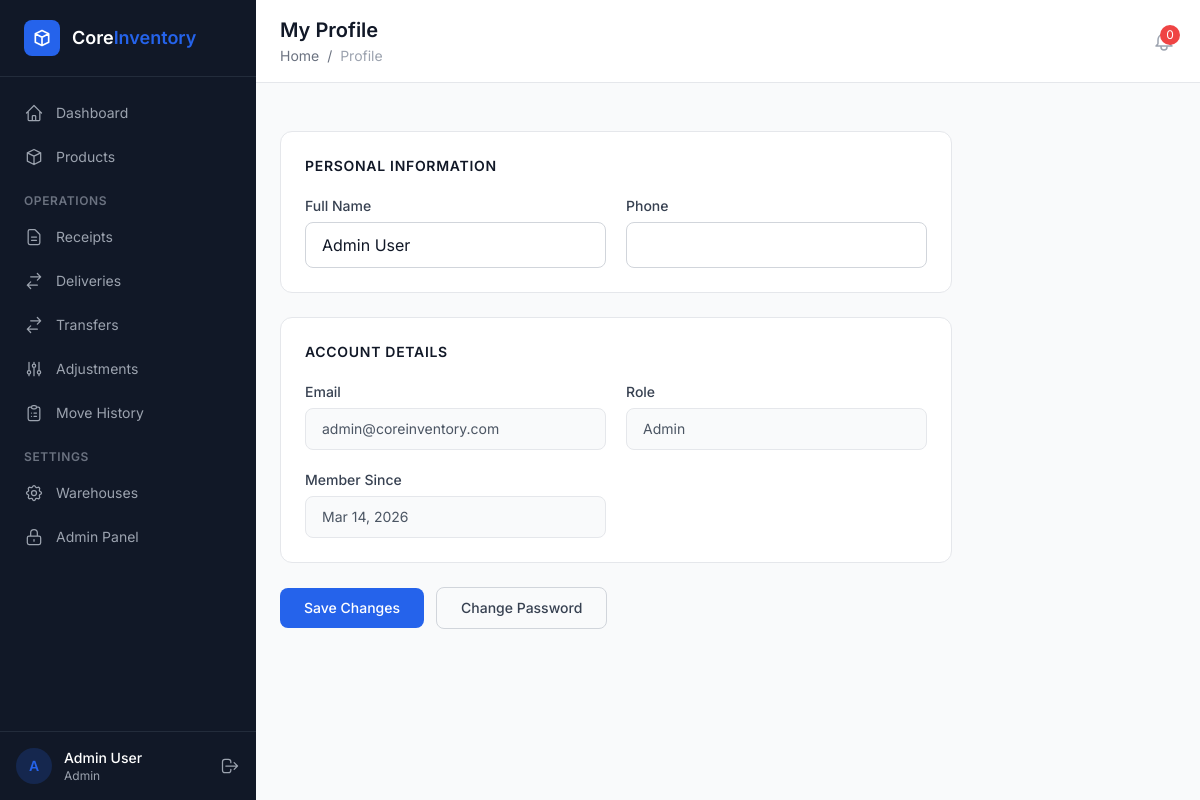
Page /accounts/profile/ (signed in) on the committed database.
### apps/accounts/models.py (models this page shows, shortened)
class CustomUser(AbstractUser):
    username = None  # Remove username field
    email = models.EmailField('email address', unique=True)
    full_name = models.CharField(max_length=255, blank=True)
    phone = models.CharField(max_length=20, blank=True)
    avatar = models.ImageField(upload_to='avatars/', blank=True, null=True)
    role = models.ForeignKey(
        'access.Role',
        on_delete=models.SET_NULL,
        null=True,
        blank=True,
        related_name='users',
    )
    warehouse = models.ForeignKey(
        'warehouses.Warehouse',
        on_delete=models.SET_NULL,
        null=True,
        blank=True,
        related_name='users',
        help_text='Restricts user to one warehouse',
    )
    USERNAME_FIELD = 'email'
    REQUIRED_FIELDS = ['full_name']
    class Meta:
        verbose_name = 'User'
        verbose_name_plural = 'Users'
        ordering = ['-date_joined']

### apps/access/models.py (models this page shows, shortened)
class Role(models.Model):
    name = models.CharField(max_length=100, unique=True)
    description = models.TextField(blank=True)
    is_system_role = models.BooleanField(
        default=False,
        help_text='System roles cannot be deleted.',
    )
    created_at = models.DateTimeField(auto_now_add=True)
    class Meta:
        ordering = ['name']

### apps/accounts/views.py (the view, shortened to what this page needs)
# urls.py: path('profile/', views.profile_view, name='profile'),
@login_required
def profile_view(request):
    user = request.user
    return render(request, 'account/profile.html', {'profile_user': user})

### apps/access/templatetags/access_tags.py (called while the page is built)
@register.simple_tag
def has_permission(user, codename):
    return has_user_permission(user, codename)

### templates/account/profile.html (shortened to what this page needs)
{% extends "base.html" %}
{% block page_title %}My Profile{% endblock %}
{% block breadcrumb %}<a href="/dashboard/" class="hover:text-primary">Home</a> <span class="mx-1">/</span> <span class="text-gray-400">Profile</span>{% endblock %}
{% block content %}
<div class="max-w-2xl">
    <form method="POST" class="space-y-6">
        <div class="bg-white rounded-xl border border-gray-200 p-6">
            <h3 class="text-sm font-semibold text-gray-900 uppercase tracking-wider mb-5">Personal Information</h3>
            <div class="grid grid-cols-1 md:grid-cols-2 gap-5">
                <div>
                    <label for="id_full_name" class="block text-sm font-medium text-gray-700 mb-1.5">Full Name</label>
                    <input type="text" name="full_name" id="id_full_name"
                           value="{{ profile_user.full_name }}"
                           class="w-full px-4 py-2.5 border border-gray-300 rounded-lg text-gray-900 focus:outline-none focus:ring-2 focus:ring-blue-500 focus:border-transparent transition-all">
                </div>
                <div>
                    <label for="id_phone" class="block text-sm font-medium text-gray-700 mb-1.5">Phone</label>
                    <input type="tel" name="phone" id="id_phone"
                           value="{{ profile_user.phone }}"
                           class="w-full px-4 py-2.5 border border-gray-300 rounded-lg text-gray-900 focus:outline-none focus:ring-2 focus:ring-blue-500 focus:border-transparent transition-all">
                </div>
            </div>
        </div>
        <div class="bg-white rounded-xl border border-gray-200 p-6">
            <h3 class="text-sm font-semibold text-gray-900 uppercase tracking-wider mb-5">Account Details</h3>
            <div class="grid grid-cols-1 md:grid-cols-2 gap-5">
                <div>
                    <label class="block text-sm font-medium text-gray-700 mb-1.5">Email</label>
                    <p class="px-4 py-2.5 bg-gray-50 border border-gray-200 rounded-lg text-gray-600 text-sm">{{ profile_user.email }}</p>
                </div>
                <div>
                    <label class="block text-sm font-medium text-gray-700 mb-1.5">Role</label>
                    <p class="px-4 py-2.5 bg-gray-50 border border-gray-200 rounded-lg text-gray-600 text-sm">{{ profile_user.role.name|default:"No Role Assigned" }}</p>
                </div>
                <div>
                    <label class="block text-sm font-medium text-gray-700 mb-1.5">Member Since</label>
                    <p class="px-4 py-2.5 bg-gray-50 border border-gray-200 rounded-lg text-gray-600 text-sm">{{ profile_user.date_joined|date:"M d, Y" }}</p>
                </div>
            </div>
        </div>
        <div class="flex items-center gap-3">
            <button type="submit"
                    class="px-6 py-2.5 bg-blue-600 hover:bg-blue-700 text-white font-medium rounded-lg transition-all duration-200 text-sm">
                Save Changes
            </button>
            <a href="/accounts/password/change/"
               class="px-6 py-2.5 border border-gray-300 hover:border-gray-400 text-gray-700 font-medium rounded-lg transition-all duration-200 text-sm">
                Change Password
            </a>
        </div>
    </form>
</div>
{% endblock %}

### templates/base.html (shortened to what this page needs)
<!DOCTYPE html>
<html lang="en">
<head>
    <script src="https://cdn.tailwindcss.com"></script>
</head>
<body class="bg-content-bg min-h-screen">
    {% if user.is_authenticated %}
    <div class="flex min-h-screen">
        <aside class="w-64 bg-sidebar-bg text-sidebar-text flex flex-col fixed h-full z-30" x-data="{ open: true }">
            <div class="flex items-center gap-3 px-6 py-5 border-b border-gray-700/50">
                <div class="w-9 h-9 bg-primary rounded-lg flex items-center justify-center">
                    <svg class="w-5 h-5 text-white" fill="none" stroke="currentColor" viewBox="0 0 24 24">
                        <path stroke-linecap="round" stroke-linejoin="round" stroke-width="2" d="M20 7l-8-4-8 4m16 0l-8 4m8-4v10l-8 4m0-10L4 7m8 4v10M4 7v10l8 4"/>
                    </svg>
                </div>
                <div>
                    <span class="text-white font-semibold text-lg">Core</span><span class="text-primary font-semibold text-lg">Inventory</span>
                </div>
            </div>
            <nav class="flex-1 px-3 py-4 space-y-1 overflow-y-auto">
                <a href="/dashboard/" class="sidebar-link flex items-center gap-3 px-3 py-2.5 rounded-lg text-sm {% if request.path == '/dashboard/' %}active text-white{% endif %}">
                    <svg class="w-5 h-5" fill="none" stroke="currentColor" viewBox="0 0 24 24"><path stroke-linecap="round" stroke-linejoin="round" stroke-width="1.5" d="M3 12l2-2m0 0l7-7 7 7M5 10v10a1 1 0 001 1h3m10-11l2 2m-2-2v10a1 1 0 01-1 1h-3m-6 0a1 1 0 001-1v-4a1 1 0 011-1h2a1 1 0 011 1v4a1 1 0 001 1m-6 0h6"/></svg>
                    Dashboard
                </a>
                <a href="/products/" class="sidebar-link flex items-center gap-3 px-3 py-2.5 rounded-lg text-sm {% if '/products/' in request.path %}active text-white{% endif %}">
                    <svg class="w-5 h-5" fill="none" stroke="currentColor" viewBox="0 0 24 24"><path stroke-linecap="round" stroke-linejoin="round" stroke-width="1.5" d="M20 7l-8-4-8 4m16 0l-8 4m8-4v10l-8 4m0-10L4 7m8 4v10M4 7v10l8 4"/></svg>
                    Products
                </a>
                <div class="pt-3 pb-1 px-3">
                    <p class="text-xs font-semibold uppercase tracking-wider text-gray-500">Operations</p>
                </div>
                <a href="/receipts/" class="sidebar-link flex items-center gap-3 px-3 py-2.5 rounded-lg text-sm {% if '/receipts/' in request.path %}active text-white{% endif %}">
                    <svg class="w-5 h-5" fill="none" stroke="currentColor" viewBox="0 0 24 24"><path stroke-linecap="round" stroke-linejoin="round" stroke-width="1.5" d="M9 12h6m-6 4h6m2 5H7a2 2 0 01-2-2V5a2 2 0 012-2h5.586a1 1 0 01.707.293l5.414 5.414a1 1 0 01.293.707V19a2 2 0 01-2 2z"/></svg>
                    Receipts
                </a>
                <a href="/deliveries/" class="sidebar-link flex items-center gap-3 px-3 py-2.5 rounded-lg text-sm {% if '/deliveries/' in request.path %}active text-white{% endif %}">
                    <svg class="w-5 h-5" fill="none" stroke="currentColor" viewBox="0 0 24 24"><path stroke-linecap="round" stroke-linejoin="round" stroke-width="1.5" d="M8 7h12m0 0l-4-4m4 4l-4 4m0 6H4m0 0l4 4m-4-4l4-4"/></svg>
                    Deliveries
                </a>
                <a href="/transfers/" class="sidebar-link flex items-center gap-3 px-3 py-2.5 rounded-lg text-sm {% if '/transfers/' in request.path %}active text-white{% endif %}">
                    <svg class="w-5 h-5" fill="none" stroke="currentColor" viewBox="0 0 24 24"><path stroke-linecap="round" stroke-linejoin="round" stroke-width="1.5" d="M8 7h12m0 0l-4-4m4 4l-4 4m0 6H4m0 0l4 4m-4-4l4-4"/></svg>
                    Transfers
                </a>
                <a href="/adjustments/" class="sidebar-link flex items-center gap-3 px-3 py-2.5 rounded-lg text-sm {% if '/adjustments/' in request.path %}active text-white{% endif %}">
                    <svg class="w-5 h-5" fill="none" stroke="currentColor" viewBox="0 0 24 24"><path stroke-linecap="round" stroke-linejoin="round" stroke-width="1.5" d="M12 6V4m0 2a2 2 0 100 4m0-4a2 2 0 110 4m-6 8a2 2 0 100-4m0 4a2 2 0 110-4m0 4v2m0-6V4m6 6v10m6-2a2 2 0 100-4m0 4a2 2 0 110-4m0 4v2m0-6V4"/></svg>
                    Adjustments
                </a>
                <a href="/ledger/" class="sidebar-link flex items-center gap-3 px-3 py-2.5 rounded-lg text-sm {% if '/ledger/' in request.path %}active text-white{% endif %}">
                    <svg class="w-5 h-5" fill="none" stroke="currentColor" viewBox="0 0 24 24"><path stroke-linecap="round" stroke-linejoin="round" stroke-width="1.5" d="M9 5H7a2 2 0 00-2 2v12a2 2 0 002 2h10a2 2 0 002-2V7a2 2 0 00-2-2h-2M9 5a2 2 0 002 2h2a2 2 0 002-2M9 5a2 2 0 012-2h2a2 2 0 012 2m-3 7h3m-3 4h3m-6-4h.01M9 16h.01"/></svg>
                    Move History
                </a>
                {% load access_tags %}
                {% has_permission request.user 'can_manage_warehouses' as can_settings %}
                {% if can_settings %}
                <div class="pt-3 pb-1 px-3">
                    <p class="text-xs font-semibold uppercase tracking-wider text-gray-500">Settings</p>
                </div>
                <a href="/settings/warehouses/" class="sidebar-link flex items-center gap-3 px-3 py-2.5 rounded-lg text-sm">
                    Warehouses
                </a>
                {% endif %}
                {% has_permission request.user 'can_access_admin_panel' as can_admin %}
                {% if can_admin or request.user.is_superuser %}
                <a href="/admin-panel/" class="sidebar-link flex items-center gap-3 px-3 py-2.5 rounded-lg text-sm">
                    <svg class="w-5 h-5" fill="none" stroke="currentColor" viewBox="0 0 24 24"><path stroke-linecap="round" stroke-linejoin="round" stroke-width="1.5" d="M12 15v2m-6 4h12a2 2 0 002-2v-6a2 2 0 00-2-2H6a2 2 0 00-2 2v6a2 2 0 002 2zm10-10V7a4 4 0 00-8 0v4h8z"/></svg>
                    Admin Panel
                </a>
                {% endif %}
            </nav>
            <div class="px-4 py-4 border-t border-gray-700/50">
                <div class="flex items-center gap-3">
                    <div class="w-9 h-9 bg-primary/20 rounded-full flex items-center justify-center">
                        <span class="text-primary text-sm font-semibold">{{ user.full_name|make_list|first|default:"U" }}</span>
                    </div>
                    <div class="flex-1 min-w-0">
                        <p class="text-sm font-medium text-white truncate">{{ user.full_name|default:user.email }}</p>
                        <p class="text-xs text-gray-400 truncate">{{ user.role.name|default:"No Role" }}</p>
                    </div>
                    <a href="/accounts/logout/" class="text-gray-400 hover:text-white transition-colors" title="Logout">
                        <svg class="w-5 h-5" fill="none" stroke="currentColor" viewBox="0 0 24 24"><path stroke-linecap="round" stroke-linejoin="round" stroke-width="1.5" d="M17 16l4-4m0 0l-4-4m4 4H7m6 4v1a3 3 0 01-3 3H6a3 3 0 01-3-3V7a3 3 0 013-3h4a3 3 0 013 3v1"/></svg>
                    </a>
                </div>
            </div>
        </aside>
        <main class="flex-1 ml-64">
            <header class="bg-white border-b border-gray-200 sticky top-0 z-20">
                <div class="flex items-center justify-between px-6 py-4">
                    <div>
                        <h1 class="text-xl font-semibold text-gray-900">{% block page_title %}Dashboard{% endblock %}</h1>
                        <nav class="text-sm text-gray-500 mt-0.5">
                            {% block breadcrumb %}<a href="/dashboard/" class="hover:text-primary">Home</a>{% endblock %}
                        </nav>
                    </div>
                    <div class="flex items-center gap-4">
                        <button class="relative text-gray-400 hover:text-gray-600 transition-colors" title="Notifications">
                            <span id="notif-badge" class="absolute -top-1 -right-1 w-5 h-5 bg-red-500 text-white text-xs rounded-full flex items-center justify-center"
                                  hx-get="/alerts/count/" hx-trigger="every 30s" hx-target="#notif-badge" hx-swap="outerHTML">
                                0
                            </span>
                        </button>
                    </div>
                </div>
            </header>
            <div class="p-6">
                {% block content %}{% endblock %}
            </div>
        </main>
    </div>
    {% else %}
    <div class="min-h-screen flex items-center justify-center bg-gradient-to-br from-gray-900 via-gray-800 to-gray-900">
        {% block auth_content %}{% endblock %}
    </div>
    {% endif %}
</body>
</html>

### templates/base.html (style rules this page uses)
:root { --primary: #2563EB; --success: #16A34A; --warning: #D97706; --danger: #DC2626; --info: #0891B2; --sidebar-bg: #111827; --sidebar-text: #9CA3AF; --sidebar-active: #1F2937; --content-bg: #F9FAFB; --card-bg: #FFFFFF; --border: #E5E7EB; }
body { font-family: 'Inter', system-ui, sans-serif; }
.sidebar-link { transition: all 0.15s ease; }

### rows in the picture
CustomUser: full_name|make_list "A", full_name "Admin User", role.name "Admin", email "admin@coreinventory.com", date_joined "Mar 14, 2026"
